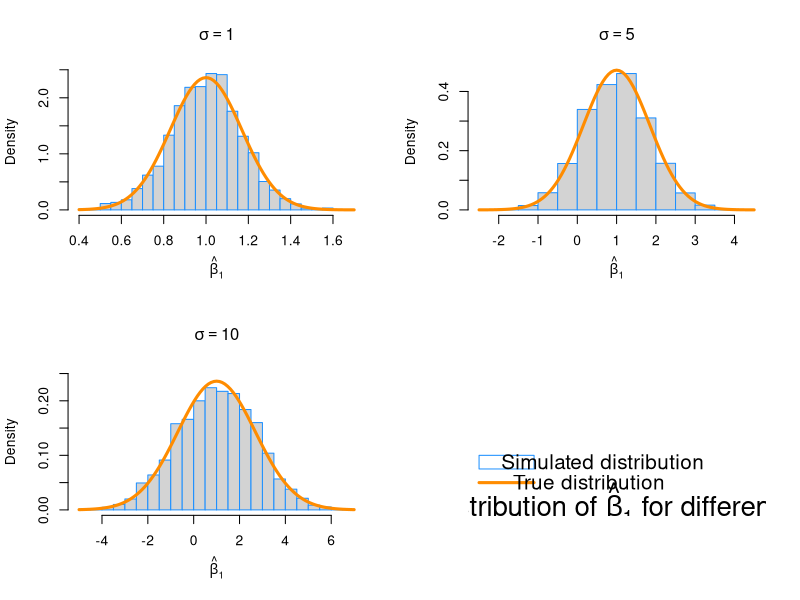
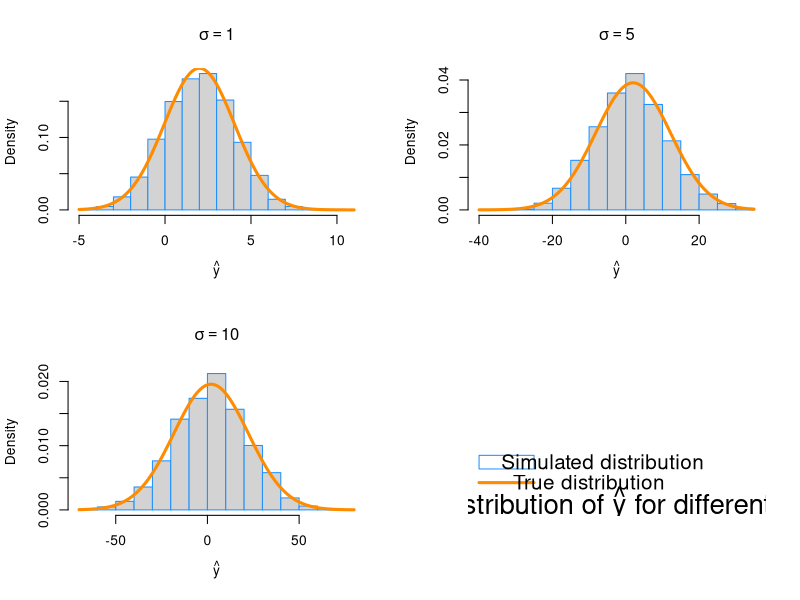
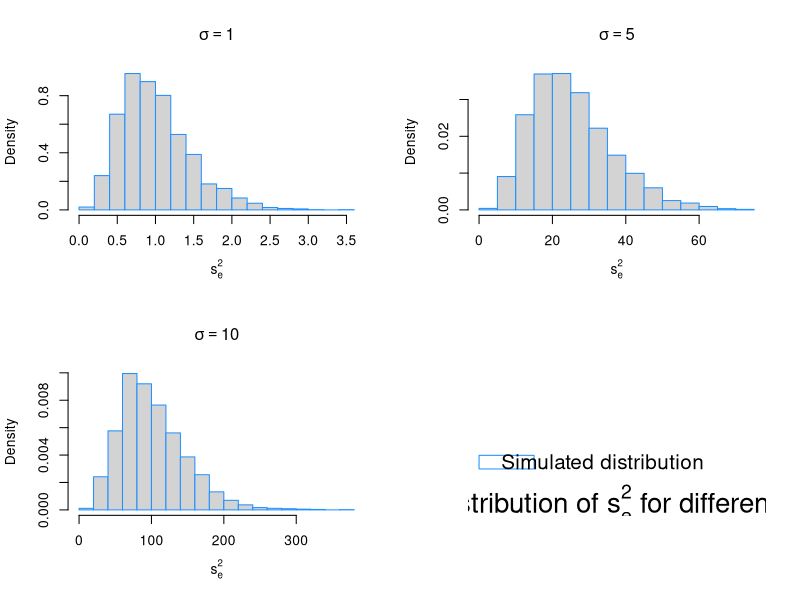
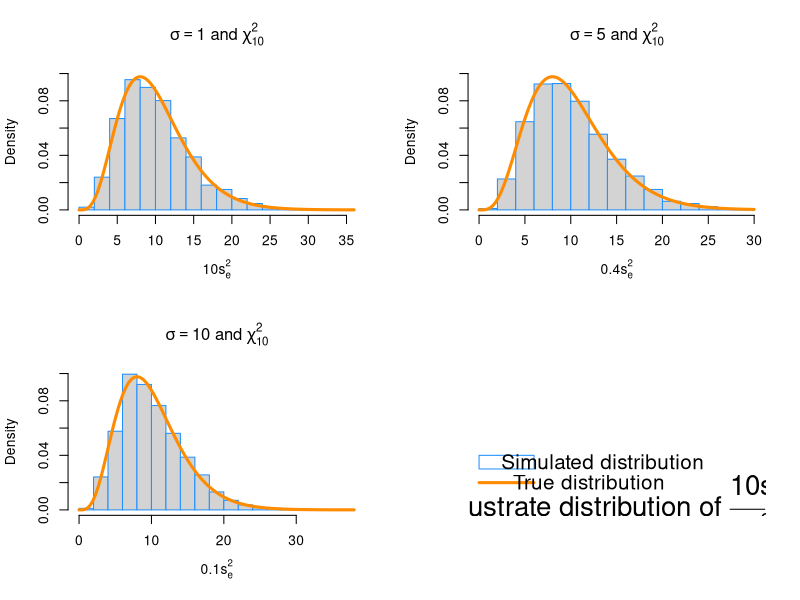

R code for these plots, in order:
## ---- chunk 1
library(readr)

birthday = 19720816
set.seed(birthday)

BETA_0 = 2
BETA_1 = 1
BETA_2 = 1
BETA_3 = 1
BETA_4 = 1
SIGMA  = c(1, 5, 10)
X_EVAL = c(1, -3, 2.5, 0.5, 0)

NUM_SIMS = 3000

sim_data = read_csv("study_1.csv")
sample_size = nrow(sim_data)

DF = sample_size - length(X_EVAL)

beta_hat_1  = matrix(data = 0, nrow = NUM_SIMS, ncol = length(SIGMA))
se_squared  = matrix(data = 0, nrow = NUM_SIMS, ncol = length(SIGMA))
y_hat_eval  = matrix(data = 0, nrow = NUM_SIMS, ncol = length(SIGMA))
## ---- chunk 2
sd_beta_hat_1_true = rep(0, length(SIGMA))
sd_y_hat_eval_true = rep(0, length(SIGMA))
y_hat_eval_true    = (t(X_EVAL) %*% c(BETA_0, BETA_1, BETA_2, BETA_3, BETA_4))[1]

X = cbind(rep(1, sample_size), sim_data$x1, sim_data$x2, sim_data$x3, sim_data$x4)
C = solve(t(X) %*% X)

for (i in 1:length(SIGMA)) {
  sd_beta_hat_1_true[i] = SIGMA[i] * sqrt(C[2, 2])
  sd_y_hat_eval_true[i] = SIGMA[i] * sqrt(t(X_EVAL) %*% C %*% X_EVAL)
}
## ---- chunk 3
for (s in 1:length(SIGMA)) {
  for (i in 1:NUM_SIMS) {
    eps           = rnorm(sample_size, mean = 0 , sd = SIGMA[s])
    sim_data$y    = BETA_0 + BETA_1 * sim_data$x1 + BETA_2 * sim_data$x2 + 
                    BETA_3 * sim_data$x3 + BETA_4 * sim_data$x4 + eps
    fit           = lm(y ~ ., data = sim_data)
    
    beta_hat_1[i, s]  = coef(fit)[2]
    se_squared[i, s]  = sum(fit$residuals ^ 2) / (sample_size - ncol(sim_data))
    y_hat_eval[i, s]  = predict(fit, newdata = data.frame(x1 = X_EVAL[2], x2 = X_EVAL[3],
                                                          x3 = X_EVAL[4], x4 = X_EVAL[5] ))
  }
}

## ---- chunk 4
beta_hat_1_mean = c(mean(beta_hat_1[,1]), mean(beta_hat_1[,2]), mean(beta_hat_1[,3]))
y_hat_eval_mean = c(mean(y_hat_eval[,1]), mean(y_hat_eval[,2]), mean(y_hat_eval[,3]))
se_squared_mean = c(mean(se_squared[,1]), mean(se_squared[,2]), mean(se_squared[,3]))

table_data = data.frame(BETA_1, beta_hat_1_mean, SIGMA ^ 2, se_squared_mean,
                        rep(y_hat_eval_true, length(SIGMA)), y_hat_eval_mean)
library("knitr")
kable(table_data, col.names = c("$\\beta_1$", "$\\text{E}[\\hat{\\beta}_1]$",
                                "$\\sigma^2$", "$\\text{E}[s_e^2]$", "$\\hat{y}$", 
                                "$\\text{E}[\\hat{y}(x_{eval})]$"))

## ---- chunk 5
plot_legend = function (title, showTrue = TRUE) {
  plot.new()
  plot.window(c(0,10), c(0,10))
  text(5, 0.5, title, 
      col = "black", cex = 2)
  rect(0, 3, 2, 4, border = "dodgerblue")
  text(4.5, 3.5, "Simulated distribution", cex = 1.5)
  if(showTrue) {
    lines(c(0, 2), c(2,2), col = "darkorange", lwd = 3)
    text(4, 2, "True distribution", cex = 1.5)    
  }
}

par(mfrow = c(2,2))

for (i in 1:length(SIGMA)) {
  #Fix the curve crop problem
  if(i != 3){
    hist(beta_hat_1[,i], prob = TRUE, breaks = 20, 
         xlab = expression(hat(beta)[1]), 
         main = substitute(sigma==value,list(value=SIGMA[i])), 
        border = "dodgerblue")    
  } else {
      hist(beta_hat_1[,i], prob = TRUE, breaks = 20, 
          ylim = c(0, 0.25),
          xlab = expression(hat(beta)[1]), 
          main = substitute(sigma==value,list(value=SIGMA[i])), 
          border = "dodgerblue")
  }
  curve(dnorm(x, mean = BETA_1, sd = sd_beta_hat_1_true[i]), 
        col = "darkorange", add = TRUE, lwd = 3)
}
plot_legend(expression(paste("Distribution of ", hat(beta)[1], " for different ", sigma)))
## ---- chunk 6
par(mfrow = c(2,2))

for (i in 1:length(SIGMA)) {
  hist(y_hat_eval[,i], prob = TRUE, breaks = 20, 
       xlab = expression(hat(y)), main = substitute(sigma==value,list(value=SIGMA[i])),
       border = "dodgerblue")
  curve(dnorm(x, mean = y_hat_eval_true, sd = sd_y_hat_eval_true[i]), 
        col = "darkorange", add = TRUE, lwd = 3)
}

plot_legend(expression(paste("Distribution of ", hat(y), " for different ", sigma)))
## ---- chunk 7
par(mfrow = c(2,2))


for (i in 1:length(SIGMA)) {
  hist(se_squared[,i], prob = TRUE, breaks = 20, 
       xlab = expression(s[e]^2), main = substitute(sigma==value,list(value=SIGMA[i])),
       border = "dodgerblue")
}

plot_legend(expression(paste("Distribution of ", s[e]^2, " for different ", sigma)), FALSE)
## ---- chunk 8
par(mfrow = c(2,2))

se_chi_squared = se_squared
for (i in 1:length(SIGMA)){
  se_chi_squared[, i] = (se_chi_squared[, i] * DF ) / SIGMA[i] ^ 2
}

for (i in 1:length(SIGMA)) {
  hist(se_chi_squared[, i], prob = TRUE, breaks = 20, ylim = c(0, 0.1),
       xlab = substitute(value*s[e]^2, list(value = DF/SIGMA[i]^2)), 
       main = substitute(sigma==value*" and "*chi[df]^2, list(value = SIGMA[i], df=DF)), 
       border = "dodgerblue")
  curve(dchisq(x, df = DF), add = TRUE, col = "darkorange", lwd = 3)
}

plot_legend(substitute("Illustrate distribution of "*frac(DF*s[e]^2, sigma^2), list(DF=DF)))
